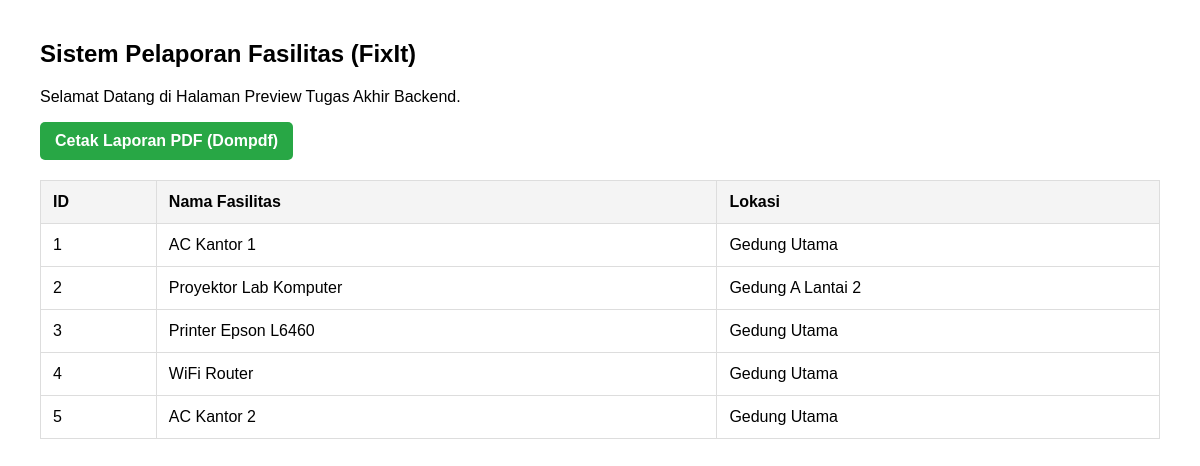
Page /dashboard.php on the committed database.
### tables this page shows
CREATE TABLE facilities (
    id INT AUTO_INCREMENT PRIMARY KEY,
    facilites_name VARCHAR(100) NOT NULL,
    location VARCHAR(100) NOT NULL
);

### dashboard.php (the view, shortened to what this page needs)
<?php
require_once 'config/Database.php';
$query = "SELECT * FROM facilities";
$result = $conn->query($query);
?>
<!DOCTYPE html>
<html lang="en">
<head>
</head>
<body>
    <h2>Sistem Pelaporan Fasilitas (FixIt)</h2>
    <p>Selamat Datang di Halaman Preview Tugas Akhir Backend.</p>
    <a href="reportFacility.php" class="btn" target="_blank">Cetak Laporan PDF (Dompdf)</a>
    <table>
        <thead>
            <tr>
                <th>ID</th>
                <th>Nama Fasilitas</th>
                <th>Lokasi</th>
            </tr>
        </thead>
        <tbody>
            <?php if ($result && $result->num_rows > 0): ?>
                <?php while ($row = $result->fetch_assoc()): ?>
                    <tr>
                        <td><?= htmlspecialchars($row['id']) ?></td>
                        <td><?= htmlspecialchars($row['facilites_name']) ?></td>
                        <td><?= htmlspecialchars($row['location']) ?></td>
                    </tr>
                <?php endwhile; ?> <?php else: ?>
                <tr>
                    <td colspan="3">Tidak ada data fasilitas.</td>
                </tr>
            <?php endif; ?>
        </tbody>
    </table>
</body>
</html>

### dashboard.php (style rules this page uses)
body { font-family: Arial, sans-serif; margin: 40px; }
table { width: 100%; border-collapse: collapse; margin-top: 20px; }
th, td { border: 1px solid #ddd; padding: 12px; text-align: left; }
th { background-color: #f4f4f4; }
.btn { display: inline-block; padding: 10px 15px; background: #28a745; color: white; text-decoration: none; border-radius: 5px; font-weight: bold; }

### rows in the picture
facilities: id "1", facilites_name "AC Kantor 1", location "Gedung Utama"
facilities: id "2", facilites_name "Proyektor Lab Komputer", location "Gedung A Lantai 2"
facilities: id "3", facilites_name "Printer Epson L6460", location "Gedung Utama"
facilities: id "4", facilites_name "WiFi Router", location "Gedung Utama"
facilities: id "5", facilites_name "AC Kantor 2", location "Gedung Utama"
